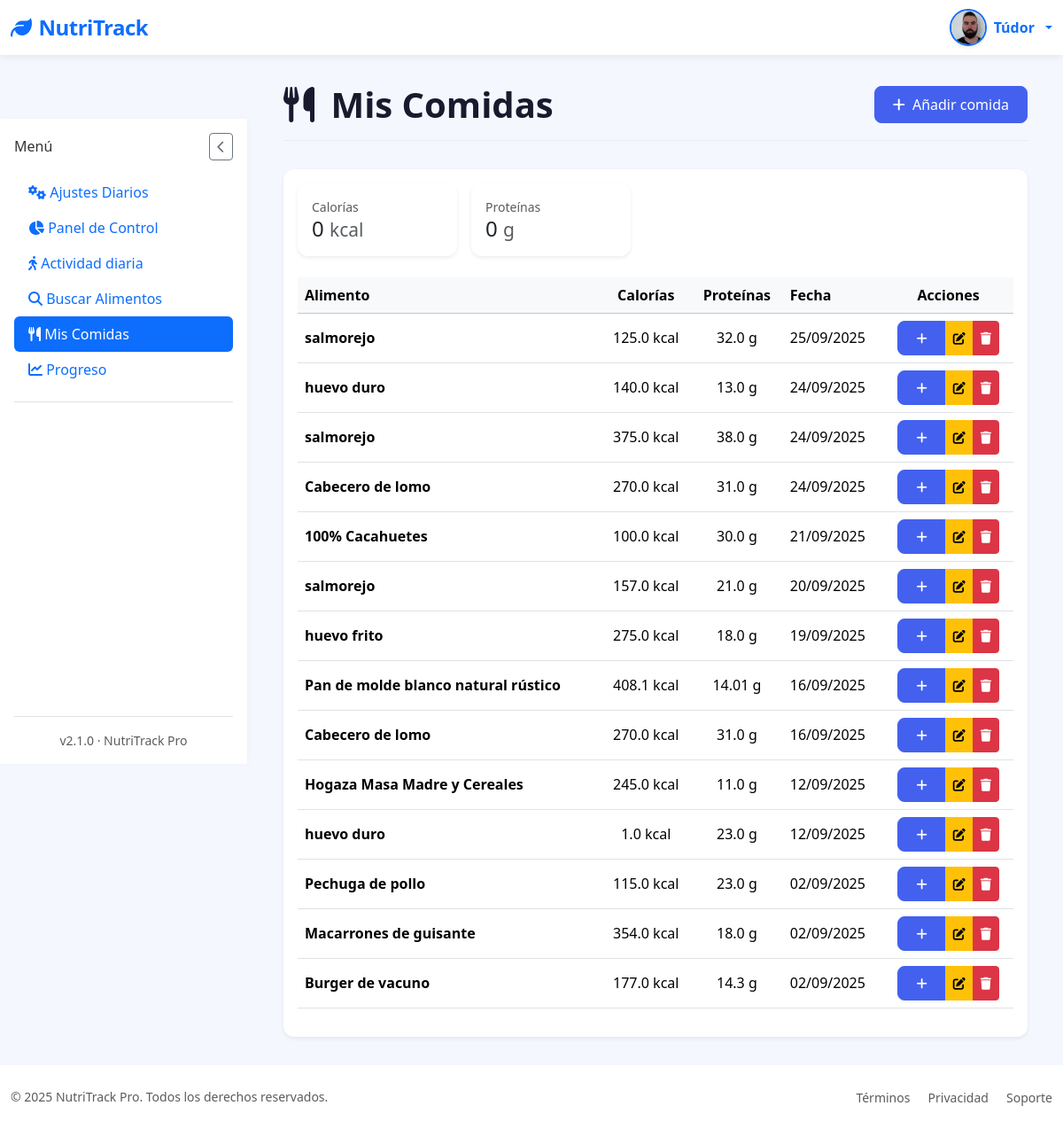
The app's page /mis-comidas (signed in) with its own data.
### tables this page shows
CREATE TABLE "loggin" (
	"id"	INTEGER,
	"username"	TEXT NOT NULL,
	"password"	TEXT,
	"email"	TEXT, google_id TEXT, full_name TEXT, birth_date TEXT, height_cm INTEGER, weight_kg INTEGER, gender TEXT, activity_level TEXT, goal TEXT, profile_photo TEXT DEFAULT NULL, preferences TEXT DEFAULT '{}',
	PRIMARY KEY("id" AUTOINCREMENT)
);

CREATE TABLE "food_entries" (
	"id"	INTEGER,
	"user_id"	INTEGER NOT NULL,
	"food_name"	TEXT NOT NULL,
	"calories"	REAL,
	"proteins"	REAL,
	"fats"	REAL,
	"carbs"	REAL,
	"date"	TIMESTAMP DEFAULT CURRENT_TIMESTAMP,
	"created_at"	TEXT,
	PRIMARY KEY("id" AUTOINCREMENT),
	FOREIGN KEY("user_id") REFERENCES "loggin"("id")
);

### app/controllers/MyfoodsController.py (the view)
@app.route('/mis-comidas')
@login_required
@nocache
def mis_comidas():
    try:
        comidas = get_comidas_by_user(current_user.id)
        totales = get_totales_diarios(current_user.id)
    except Exception as e:
        current_app.logger.exception("Error al obtener comidas: %s", e)
        flash("Error al cargar tus comidas. Intenta de nuevo más tarde.", "danger")
        comidas = []
        totales = {"total_calorias": 0, "total_proteinas": 0}
    return render_template(
        'Myfoods/mis_comidas.html',
        comidas=comidas,
        total_calorias=totales["total_calorias"],
        total_proteinas=totales["total_proteinas"]
    )

### app/__init__.py (called while the page is built)
@login_manager.user_loader
def load_user(user_id):
    return User.get_by_id(user_id)

### app/conexion.py (called while the page is built)
@contextmanager
def get_db_connection():
    conn = sqlite3.connect(DATABASE)
    conn.row_factory = sqlite3.Row  # Esto permite acceso como diccionario
    try:
        yield conn
    finally:
        conn.close()

@contextmanager
def get_db_cursor():
    with get_db_connection() as conn:
        cursor = conn.cursor()
        try:
            yield cursor
            conn.commit()
        except:
            conn.rollback()
            raise

### app/controllers/UsersController.py (called while the page is built)
@app.context_processor
def inject_prefs():
    if current_user.is_authenticated:
        prefs = get_user_preferences(current_user.id)  # función que recupera las prefs
        return dict(prefs=prefs)
    return dict(prefs=None)

### app/models/LoginGoogleModel.py (called while the page is built)
    @staticmethod
    def get_by_id(user_id):
        with get_db_cursor() as cur:
            cur.execute("SELECT * FROM loggin WHERE id = ?", (user_id,))
            user = cur.fetchone()
            if user:
                return User(
                    id=user['id'],
                    username=user['username'],
                    email=user['email'] if 'email' in user.keys() else None,
                    google_id=user['google_id'] if 'google_id' in user.keys() else None,
                    profile_photo=user['profile_photo'] if 'profile_photo' in user.keys() else None
                )
        return None

### app/models/MyFoodModel.py (called while the page is built)
def _format_date_display(date_str):
    try:
        return datetime.strptime(date_str, "%Y-%m-%d").strftime("%d/%m/%Y")
    except Exception:
        return date_str or ""

def serialize_comida(row):
    if row is None:
        return None
    date_iso = row["date"]
    return {
        "id": row["id"],
        "food_name": row["food_name"],
        "calories": row["calories"],
        "proteins": row["proteins"],
        "fats": row["fats"],
        "carbs": row["carbs"],
        "date": _format_date_display(date_iso),
        "date_iso": date_iso  # para input type="date"
    }

### app/models/UsersModel.py (called while the page is built)
def get_user_preferences(user_id):
    with get_db_cursor() as cursor:
        cursor.execute("SELECT preferences FROM loggin WHERE id = ?", (user_id,))
        row = cursor.fetchone()
        try:
            return json.loads(row["preferences"]) if row and row["preferences"] else {}
        except:
            return {}

### app/templates/Myfoods/mis_comidas.html (shortened to what this page needs)
{% extends "base.html" %}
{% block section %}
<div class="page-header">
    <h1 class="page-title">
        <i class="fas fa-utensils me-2"></i> Mis Comidas
    </h1>
    <a href="{{ url_for('agregar_comida_route') }}" class="btn btn-primary">
        <i class="fas fa-plus me-1"></i> Añadir comida
    </a>
</div>
<div class="card border-0 shadow-sm">
    <div class="card-body">
      {% if comidas %}
        <div class="d-flex gap-3 mb-4 flex-wrap">
          <div class="card p-3 shadow-sm" style="min-width:180px;">
            <small class="text-muted">Calorías</small>
            <div class="h4 mb-0">{{ total_calorias }} <small class="text-muted">kcal</small></div>
          </div>
          <div class="card p-3 shadow-sm" style="min-width:180px;">
            <small class="text-muted">Proteínas</small>
            <div class="h4 mb-0">{{ total_proteinas }} <small class="text-muted">g</small></div>
          </div>
        </div>
        <div class="table-responsive">
          <table class="table table-hover align-middle">
            <thead class="table-light">
              <tr>
                <th>Alimento</th>
                <th class="text-center">Calorías</th>
                <th class="text-center">Proteínas</th>
                <th>Fecha</th>
                <th class="text-center">Acciones</th>
              </tr>
            </thead>
            <tbody>
              {% for comida in comidas %}
              <tr>
                <td><strong>{{ comida['food_name'] }}</strong></td>
                <td class="text-center">{{ comida['calories'] }} kcal</td>
                <td class="text-center">{{ comida['proteins'] }} g</td>
                <td>{{ comida['date'] }}</td>
                <td class="text-center">
                  <div class="btn-group">
                    <button type="button" class="btn btn-sm btn-primary"
                                onclick="duplicarComida('{{ comida['id'] }}','{{ comida['food_name'] }}')">
                      <i class="fas fa-plus"></i>
                    </button>
                    <button type="button" class="btn btn-sm btn-warning"
                                onclick="editarComida('{{ comida['id'] }}','{{ comida['food_name'] }}','{{ comida['calories'] }}','{{ comida['proteins'] }}','{{ comida['carbs'] }}','{{ comida['fats'] }}','{{ comida['date_iso'] }}')">
                      <i class="fas fa-edit"></i>
                    </button>
                    <button type="button" class="btn btn-sm btn-danger"
                                onclick="eliminarComida('{{ comida['id'] }}','{{ comida['food_name'] }}')">
                      <i class="fas fa-trash"></i>
                    </button>
                  </div>
                </td>
              </tr>
              {% endfor %}
            </tbody>
          </table>
        </div>
      {% endif %}
    </div>
</div>
{% endblock %}

### app/templates/base.html (shortened to what this page needs)
<!DOCTYPE html>
<html lang="es" data-bs-theme="{% if prefs and prefs.dark_mode %}dark{% else %}light{% endif %}">
<head>
    <link href="https://cdn.jsdelivr.net/npm/bootstrap@5.3.2/dist/css/bootstrap.min.css" rel="stylesheet">
    <link rel="stylesheet" href="https://cdn.jsdelivr.net/npm/bootstrap-icons@1.11.1/font/bootstrap-icons.css">
    <link rel="stylesheet" href="https://cdnjs.cloudflare.com/ajax/libs/font-awesome/6.5.2/css/all.min.css" />
    <link href="https://cdn.jsdelivr.net/npm/sweetalert2@11/dist/sweetalert2.min.css" rel="stylesheet">
    <link rel="stylesheet" href="{{ url_for('static', filename='styles/StyleBase.css') }}">
</head>
<body>
    <nav class="navbar navbar-expand-lg navbar-light bg-white">
        <div class="container-fluid">
            <a class="navbar-brand text-primary" href="{{ url_for('logout') }}">
                <i class="fas fa-leaf me-2"></i>NutriTrack
            </a>
            <div class="d-flex align-items-center ms-auto">
  {% if current_user.is_authenticated %}
  <div class="dropdown">
    <a href="#" class="d-flex align-items-center text-decoration-none dropdown-toggle" id="userDropdown" data-bs-toggle="dropdown" aria-expanded="false" style="gap: 0.5rem;">
      {% if current_user.profile_photo %}
        <img src="{{ url_for('static', filename='images/profile_photo/' + current_user.profile_photo) }}"
            alt="Avatar"
            class="rounded-circle shadow-sm"
            style="width: 42px; height: 42px; object-fit: cover; border: 2px solid #0d6efd;">
      {% else %}
        <div class="user-avatar bg-primary text-white rounded-circle d-flex justify-content-center align-items-center shadow-sm"
              style="width: 42px; height: 42px; font-weight: 700; font-size: 1.1rem; user-select: none;">
          {{ current_user.username[0]|upper }}
        </div>
      {% endif %}
      <span class="d-none d-sm-inline fw-semibold text-primary" style="font-size: 1rem;">
        {{ current_user.username }}
      </span>
    </a>
  </div>
  {% endif %}
</div>
        </div>
    </nav>
    <div class="container-fluid flex-grow-1">
        <div class="row h-100 g-0">
            <nav class="sidebar d-flex flex-column p-3" id="sidebar">
                <div class="d-flex justify-content-between align-items-center mb-3">
                    <h6 class="sidebar-title mb-0">Menú</h6>
                    <button id="closeSidebarBtn" class="btn btn-sm btn-outline-secondary d-none d-lg-block">
                        <i class="fas fa-chevron-left"></i>
                    </button>
                </div>
                <ul class="nav nav-pills flex-column mb-auto">
                    <li>
                        <a href="{{ url_for('settings') }}" class="nav-link {% if request.path == url_for('settings') %}active{% endif %}">
                            <i class="fas fa-cogs"></i> Ajustes Diarios
                        </a>
                    </li>
                    <li>
                        <a href="{{ url_for('dashboard') }}" class="nav-link {% if request.path == url_for('dashboard') %}active{% endif %}">
                            <i class="fas fa-chart-pie"></i> Panel de Control
                        </a>
                    </li>
                    <li>
                        <a href="{{ url_for('activity') }}" class="nav-link {% if request.path == url_for('activity') %}active{% endif %}">
                            <i class="fas fa-walking"></i> Actividad diaria
                        </a>
                    </li>
                    <li>
                        <a href="{{ url_for('search_food') }}" class="nav-link {% if request.path == url_for('search_food') %}active{% endif %}">
                            <i class="fas fa-search"></i> Buscar Alimentos
                        </a>
                    </li>
                    <li>
                        <a href="{{ url_for('mis_comidas') }}" class="nav-link {% if request.path == url_for('mis_comidas') %}active{% endif %}">
                            <i class="fas fa-utensils"></i> Mis Comidas
                        </a>
                    </li>
                    <li>
                        <a href="{{ url_for('progreso') }}" class="nav-link {% if request.path == url_for('progreso') %}active{% endif %}">
                            <i class="fas fa-chart-line"></i> Progreso
                        </a>
                    </li>
                    <li class="pt-3 mt-3 border-top">
                    </li>
                </ul>
                <div class="mt-auto pt-3 border-top text-center small text-muted">
                    v2.1.0 · NutriTrack Pro
                </div>
            </nav>
            <main class="main-content" id="mainContent">
                {% block section %}{% endblock %}
            </main>
        </div>
    </div>
    <footer class="bg-white py-4 mt-auto">
        <div class="container-fluid">
            <div class="row align-items-center">
                <div class="col-md-6 text-center text-md-start">
                    <p class="mb-0 small text-muted">&copy; 2025 NutriTrack Pro. Todos los derechos reservados.</p>
                </div>
                <div class="col-md-6 text-center text-md-end">
                    <a href="#" class="text-decoration-none small text-muted me-3">Términos</a>
                    <a href="#" class="text-decoration-none small text-muted me-3">Privacidad</a>
                    <a href="#" class="text-decoration-none small text-muted">Soporte</a>
                </div>
            </div>
        </div>
    </footer>
</body>
</html>

### app/static/styles/StyleBase.css (style rules this page uses)
:root { --primary-color: #4361ee; --secondary-color: #3f37c9; --accent-color: #4cc9f0; --dark-color: #1a1a2e; --light-color: #f8f9fa; --success-color: #4bb543; }
body { font-family: 'Segoe UI', system-ui, -apple-system, sans-serif; background-color: #f5f7ff; color: #333; min-height: 100vh; display: flex; flex-direction: column; overflow-x: hidden; }
.navbar-brand { font-weight: 700; font-size: 1.5rem; letter-spacing: -0.5px; }
.navbar { box-shadow: 0 2px 10px rgba(0, 0, 0, 0.08); background: white !important; position: sticky; top: 0; z-index: 1100; }
.container-fluid.flex-grow-1 { display: flex; flex-direction: column; min-height: calc(100vh - 72px - 70px); padding-left: 0; padding-right: 0; }
.row.h-100 { display: flex; flex-grow: 1; flex-wrap: nowrap; margin-left: 0; margin-right: 0; overflow: hidden; }
.sidebar { width: 280px; background: white; position: sticky; top: 72px; border-right: 1px solid rgba(0, 0, 0, 0.05); box-shadow: 1px 0 10px rgba(0, 0, 0, 0.02); transition: all 0.3s ease; z-index: 100; display: flex; flex-direction: column; flex-shrink: 0; height: calc(100vh - 72px); padding: 1rem; }
.main-content { flex-grow: 1; flex-basis: 0; padding: 2rem 2.5rem; background-color: #f5f7ff; overflow-y: auto; }
.page-header { display: flex; justify-content: space-between; align-items: center; margin-bottom: 2rem; padding-bottom: 1rem; border-bottom: 1px solid rgba(0, 0, 0, 0.05); }
.page-title { font-weight: 700; color: var(--dark-color); margin: 0; }
.card { border: none; border-radius: 12px; box-shadow: 0 4px 12px rgba(0, 0, 0, 0.05); transition: transform 0.2s ease, box-shadow 0.2s ease; }
.btn-primary { background-color: var(--primary-color); border-color: var(--primary-color); font-weight: 500; padding: 8px 20px; border-radius: 8px; }
.table > thead { background-color: rgba(67, 97, 238, 0.1); color: var(--primary-color); }

### records on screen
loggin: profile_photo (picture), username "Túdor"
food_entries: food_name "salmorejo", calories "125.0", proteins "32.0", date "25/09/2025"
food_entries: food_name "huevo duro", calories "140.0", proteins "13.0", date "24/09/2025"
food_entries: food_name "salmorejo", calories "375.0", proteins "38.0", date "24/09/2025"
food_entries: food_name "Cabecero de lomo", calories "270.0", proteins "31.0", date "24/09/2025"
food_entries: food_name "100% Cacahuetes", calories "100.0", proteins "30.0", date "21/09/2025"
food_entries: food_name "salmorejo", calories "157.0", proteins "21.0", date "20/09/2025"
food_entries: food_name "huevo frito", calories "275.0", proteins "18.0", date "19/09/2025"
food_entries: food_name "Pan de molde blanco natural rústico", calories "408.1", proteins "14.01", date "16/09/2025"
food_entries: food_name "Cabecero de lomo", calories "270.0", proteins "31.0", date "16/09/2025"
food_entries: food_name "Hogaza Masa Madre y Cereales", calories "245.0", proteins "11.0", date "12/09/2025"
food_entries: food_name "huevo duro", calories "1.0", proteins "23.0", date "12/09/2025"
food_entries: food_name "Pechuga de pollo", calories "115.0", proteins "23.0", date "02/09/2025"
food_entries: food_name "Macarrones de guisante", calories "354.0", proteins "18.0", date "02/09/2025"
food_entries: food_name "Burger de vacuno", calories "177.0", proteins "14.3", date "02/09/2025"

### other values on screen
{{ total_calorias }} "0"
{{ total_proteinas }} "0"
